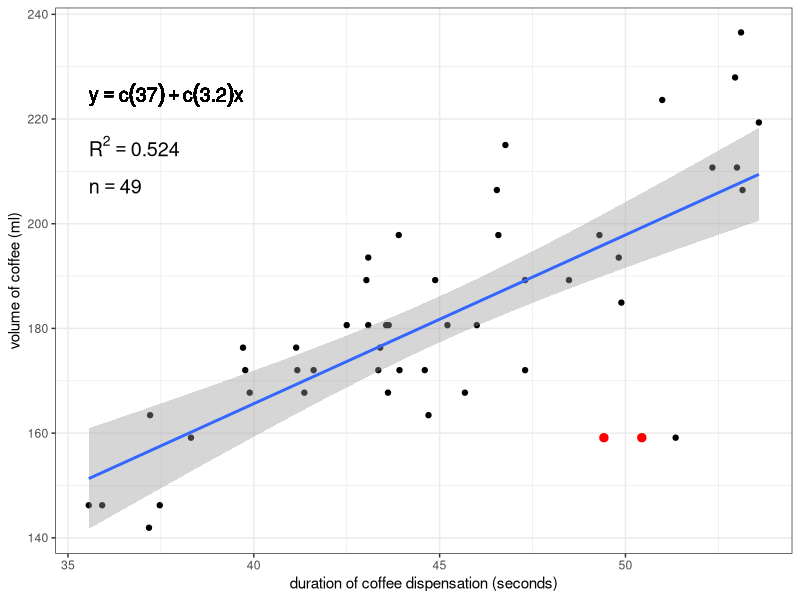
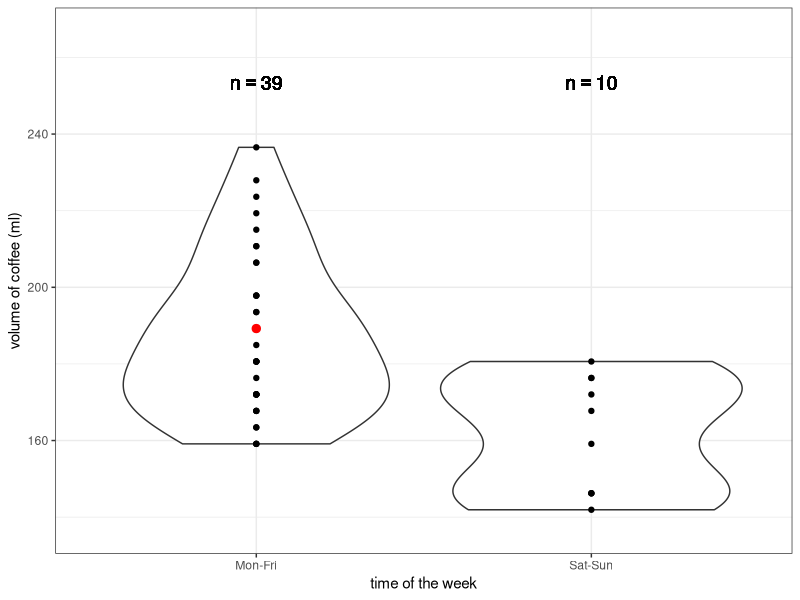
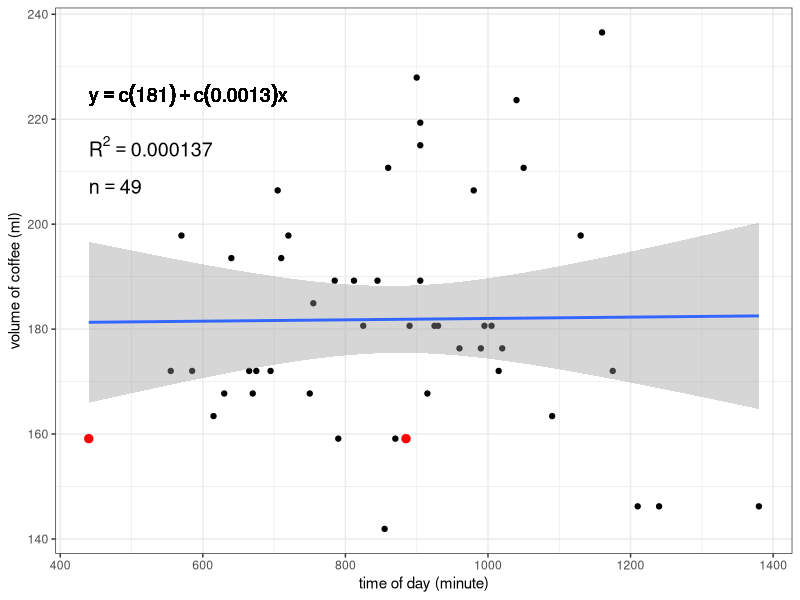

Here is the R script that generated these plots, in order:

### How does the espresso machine vary in the volume of
### coffee it dispenses for a single "large" cup?

setwd("/home/sam/Dropbox")
library(ggplot2)
df <- read.csv("coffee-data.csv")

# sample size
n <- length(df$duration)
# label to print sample size in subsequent plot
n.text <- paste("n == ", n)
# data.frame of sample size label and coordinates
# at which to print it on the plot
n.df <- data.frame(n.text, x=min(df$duration), y=0.87*max(df$volume))

################################
### Volume vs. duration (duration of coffee dispensation)
{
# calculate R-squared value
rsq <- signif(summary(lm(df$volume ~ df$duration))$r.squared, digits=3)
# make a label to print R-squared value in subsequent plot
rsq.text <- paste("R^2 == ",rsq)
# make a data.frame of R-squared value label and coordinates
# at which to print it on the plot
rsq.df <- data.frame(rsq.text,x=min(df$duration),y=0.9*max(df$volume))

# function to extract regression equation
lm_eqn <- function(df)
{
  m <- lm(df$volume ~ df$duration)
  eq <- substitute(y == a + b*x, 
                   list(a = format(coef(m)[1], digits = 2), 
                        b = format(coef(m)[2], digits = 2)))
  as.character(as.expression(eq))                 
}

# generate plot w/ simple linear regression overlayed
plot <- ggplot(df, aes(duration, volume)) +
  geom_point() +
  stat_smooth(method="lm") +
  xlab("duration of coffee dispensation (seconds)") +
  ylab("volume of coffee (ml)") +
  theme(axis.text=element_text(size=4), axis.title=element_text(size=5)) +
  theme_bw()

# add regression equation to plot
plot <- plot + 
  geom_text(data=n.df, aes(x,y,label=n.text),parse=TRUE,hjust=0,vjust=0,size=5) +
  geom_text(data=rsq.df, aes(x,y,label=rsq.text),parse=TRUE,hjust=0,vjust=0,size=5) +
  geom_text(aes(x=min(df$duration),y=0.94*max(df$volume),label=lm_eqn(df)),parse=TRUE,hjust=0,vjust=0,size=5)

# add a layer that highlights the last data point recorded
#plot <- plot +
#  geom_point(data=df[length(df$duration),],color="red",size=2.5)

# add a layer that highlights data points where espresso machine 
# had to "warm up" before dispensing coffee
plot <- plot +
  geom_point(data=df[df$warmup%in%"yes",], color="red", size=2.5)

# print plot in R window
plot

# save plot directly to file as a .jpeg
jpeg("coffee-volume-vs-duration.jpeg", width=7, height=5, units="in", res=300)
print(plot)
dev.off()
}


################################
### Distributions of volume dispensed: weekdays vs. weekends
{
df$workday <- factor(df$workday)

vol.workday <- ggplot(df, aes(workday, volume)) +
  geom_violin() +
  geom_point() +
  xlab("time of the week") +
  ylab("volume of coffee (ml)") +
  theme(axis.text=element_text(size=4), axis.title=element_text(size=5)) +
  coord_cartesian(ylim=c(min(df$volume)-5,max(df$volume)+30)) +
  theme_bw()
vol.workday <- vol.workday +
  geom_text(aes(x="Mon-Fri",y=max(df$volume)+15,
                label=paste("n == ", length(df$workday[which(df$workday%in%"Mon-Fri")]))),
            parse=TRUE,hjust=0.5,vjust=0,size=5) +
  geom_text(aes(x="Sat-Sun",y=max(df$volume)+15,
                label=paste("n == ", length(df$workday[which(df$workday%in%"Sat-Sun")]))),
            parse=TRUE,hjust=0.5,vjust=0,size=5)
vol.workday <- vol.workday +
  geom_point(data=df[length(df$duration),],color="red",size=2.5)
#  geom_point(data=df[22,],color="red",size=2.5)
vol.workday

jpeg("coffee-volume-by-workday.jpeg", width=7, height=5, units="in", res=300)
print(vol.workday)
dev.off()
}


################################
### Volume vs. time of day
{
library(plyr)

# convert HH:MM to numeric time (minutes)
df$time <- as.character(df$time) # converts from factor to character
df$time.minutes <- as.numeric(ldply(strsplit(df$time, ":"))[[1]])*60 + 
  as.numeric(ldply(strsplit(df$time, ":"))[[2]])

# calculate R-squared value for volume ~ time of day
rsq <- signif(summary(lm(df$volume ~ df$time.minutes))$r.squared, digits=3)
# make a label to print R-squared value in subsequent plot
rsq.text <- paste("R^2 == ",rsq)
# make a data.frame of R-squared value label and coordinates
# at which to print it on the plot
rsq.df <- data.frame(rsq.text,x=min(df$time.minutes),y=0.9*max(df$volume))

# function to extract regression equation
lm_eqn <- function(df)
{
  m <- lm(df$volume ~ df$time.minutes)
  eq <- substitute(y == a + b*x, 
                   list(a = format(coef(m)[1], digits = 2), 
                        b = format(coef(m)[2], digits = 2)))
  as.character(as.expression(eq))                 
}

# but wait, we need new plotting coordinates for n that correspond to the x range
n.df <- data.frame(n.text, x=min(df$time.minutes), y=0.87*max(df$volume))

# generate plot of volume vs. time of day
plot <- ggplot(df, aes(time.minutes, volume)) +
  geom_point() +
  stat_smooth(method="lm") +
  xlab("time of day (minute)") +
  ylab("volume of coffee (ml)") +
  theme(axis.text=element_text(size=4), axis.title=element_text(size=5)) +
  theme_bw()

# add regression equation to plot
plot <- plot + 
  geom_text(data=n.df, aes(x,y,label=n.text),parse=TRUE,hjust=0,vjust=0,size=5) +
  geom_text(data=rsq.df, aes(x,y,label=rsq.text),parse=TRUE,hjust=0,vjust=0,size=5) +
  geom_text(aes(x=min(df$time.minutes),y=0.94*max(df$volume),label=lm_eqn(df)),parse=TRUE,hjust=0,vjust=0,size=5)

# add a layer that highlights the last data point recorded
#plot <- plot +
#  geom_point(data=df[length(df$duration),],color="red",size=2.5)

# add a layer that highlights data points where espresso machine 
# had to "warm up" before dispensing coffee
plot <- plot +
  geom_point(data=df[df$warmup%in%"yes",], color="red", size=2.5)

# print plot in R window
plot

# save plot directly to file as a .jpeg
jpeg("coffee-volume-vs-time-of-day.jpeg", width=7, height=5, units="in", res=300)
print(plot)
dev.off()
}
